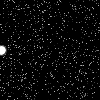
Frame 1 (no input)
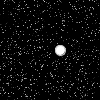
Frame 60 (the mouse pressed at the canvas centre just before this capture)
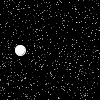
Frame 120 (the mouse held since frame 60 and released just before this capture)

The Processing sketch that drew these frames (run headless with seeded random() and noise(); from frame 60 on, the mouse is pressed at the canvas centre):

// Processing sketch: sketch_170627h
// ── sketch_170627h.pde
float[] x, y;
//sean x e y, arreglos flotantes
int dim = 1000;

void setup(){
  x = new float[dim];//dimensionar array
  y = new float[dim];//dimensionar array
  for(int i=0; i<dim; i++){//poblamos los array
    x[i] =  random(width);
    y[i] =  random(height); 
  }
}
void draw(){
  background(0);
  for(int i=0; i<dim; i++){//leemos los array
    stroke(random(255));
    point(x[i], y[i]);
  }
  ellipse(frameCount%width,50,10,10);
}
